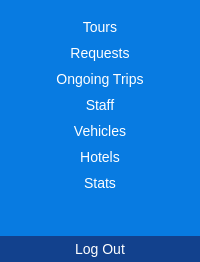
     <widget class="QWidget" name="widget" native="true">
      <property name="styleSheet">
       <string notr="true">background-color: rgb(8, 123, 225);</string>
      </property>
      <layout class="QVBoxLayout" name="verticalLayout">
       <property name="spacing">
        <number>0</number>
       </property>
       <property name="leftMargin">
        <number>0</number>
       </property>
       <property name="topMargin">
        <number>0</number>
       </property>
       <property name="rightMargin">
        <number>0</number>
       </property>
       <property name="bottomMargin">
        <number>0</number>
       </property>
       <item>
        <widget class="QLabel" name="logoLabel">
         <property name="text">
          <string/>
         </property>
         <property name="pixmap">
          <pixmap>../Downloads/travel-agency (2).png</pixmap>
         </property>
         <property name="alignment">
          <set>Qt::AlignCenter</set>
         </property>
         <property name="margin">
          <number>20</number>
         </property>
        </widget>
       </item>
       <item>
        <widget class="QPushButton" name="homeBtn">
         <property name="styleSheet">
          <string notr="true">QPushButton{
color:#fff;
border: 0px;
font-size: 14px;
padding: 5px;
border-radius: 0px;
background-color: rgb(8, 123, 225);
}

QPushButton:hover{
background-color: rgb(18, 65, 141);
border-radius: 10px;
border-bottom: 2px solid #74b9ff;
}</string>
         </property>
         <property name="text">
          <string>Tours</string>
         </property>
        </widget>
       </item>
       <item>
        <widget class="QPushButton" name="requestBtn">
         <property name="styleSheet">
          <string notr="true">QPushButton{
color:#fff;
border: 0px;
font-size: 14px;
padding: 5px;
border-radius: 0px;
background-color: rgb(8, 123, 225);
}

QPushButton:hover{
background-color: rgb(18, 65, 141);
border-radius: 10px;
border-bottom: 2px solid #74b9ff;
}</string>
         </property>
         <property name="text">
          <string>Requests</string>
         </property>
        </widget>
       </item>
       <item>
        <widget class="QPushButton" name="ongoingBtn">
         <property name="styleSheet">
          <string notr="true">QPushButton{
color:#fff;
border: 0px;
font-size: 14px;
padding: 5px;
border-radius: 0px;
background-color: rgb(8, 123, 225);
}

QPushButton:hover{
background-color: rgb(18, 65, 141);
border-radius: 10px;
border-bottom: 2px solid #74b9ff;
}</string>
         </property>
         <property name="text">
          <string>Ongoing Trips</string>
         </property>
        </widget>
       </item>
       <item>
        <widget class="QPushButton" name="staffBtn">
         <property name="styleSheet">
          <string notr="true">QPushButton{
color:#fff;
border: 0px;
font-size: 14px;
padding: 5px;
border-radius: 0px;
background-color: rgb(8, 123, 225);
}

QPushButton:hover{
background-color: rgb(18, 65, 141);
border-radius: 10px;
border-bottom: 2px solid #74b9ff;
}</string>
         </property>
         <property name="text">
          <string>Staff</string>
         </property>
        </widget>
       </item>
       <item>
        <widget class="QPushButton" name="vehiclesBtn">
         <property name="styleSheet">
          <string notr="true">QPushButton{
color:#fff;
border: 0px;
font-size: 14px;
padding: 5px;
border-radius: 0px;
background-color: rgb(8, 123, 225);
}

QPushButton:hover{
background-color: rgb(18, 65, 141);
border-radius: 10px;
border-bottom: 2px solid #74b9ff;
}</string>
         </property>
         <property name="text">
          <string>Vehicles</string>
         </property>
        </widget>
       </item>
       <item>
        <widget class="QPushButton" name="hotelsBtn">
         <property name="styleSheet">
          <string notr="true">QPushButton{
color:#fff;
border: 0px;
font-size: 14px;
padding: 5px;
border-radius: 0px;
background-color: rgb(8, 123, 225);
}

QPushButton:hover{
background-color: rgb(18, 65, 141);
border-radius: 10px;
border-bottom: 2px solid #74b9ff;
}</string>
         </property>
         <property name="text">
          <string>Hotels</string>
         </property>
        </widget>
       </item>
       <item>
        <widget class="QPushButton" name="statsBtn">
         <property name="styleSheet">
          <string notr="true">QPushButton{
color:#fff;
border: 0px;
font-size: 14px;
padding: 5px;
border-radius: 0px;
background-color: rgb(8, 123, 225);
}

QPushButton:hover{
background-color: rgb(18, 65, 141);
border-radius: 10px;
border-bottom: 2px solid #74b9ff;
}</string>
         </property>
         <property name="text">
          <string>Stats</string>
         </property>
        </widget>
       </item>
       <item>
        <spacer name="verticalSpacer">
         <property name="orientation">
          <enum>Qt::Vertical</enum>
         </property>
         <property name="sizeHint" stdset="0">
          <size>
           <width>20</width>
           <height>40</height>
          </size>
         </property>
        </spacer>
       </item>
       <item>
        <widget class="QPushButton" name="logOutBtn">
         <property name="styleSheet">
          <string notr="true">QPushButton{
color:#fff;
border: 0px;
font-size: 14px;
padding: 5px;
background-color: rgb(18, 65, 141);
}

QPushButton:hover{
background-color: rgb(47, 142, 228);
}






/*
QPushButton{
color:#fff;
border: 0px;
font-size: 14px;
padding: 5px;
background-color: rgb(233, 128, 0);
}

QPushButton:hover{
background-color:rgb(240, 168, 0);
}
*/</string>
         </property>
         <property name="text">
          <string>Log Out</string>
         </property>
        </widget>
       </item>
      </layout>
     </widget>
